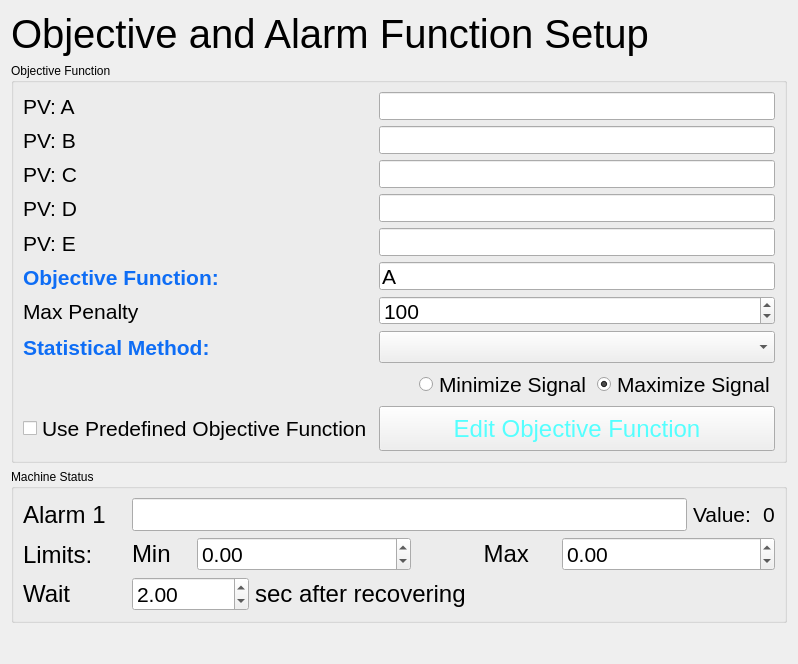
     <widget class="QWidget" name="tab3">
      <attribute name="title">
       <string>Objective Function</string>
      </attribute>
      <layout class="QVBoxLayout" name="verticalLayout_10">
       <item>
        <layout class="QVBoxLayout" name="verticalLayout_19">
         <item>
          <widget class="QLabel" name="label_18">
           <property name="sizePolicy">
            <sizepolicy hsizetype="Preferred" vsizetype="Fixed">
             <horstretch>0</horstretch>
             <verstretch>0</verstretch>
            </sizepolicy>
           </property>
           <property name="font">
            <font>
             <pointsize>30</pointsize>
            </font>
           </property>
           <property name="text">
            <string>Objective and Alarm Function Setup</string>
           </property>
           <property name="margin">
            <number>5</number>
           </property>
          </widget>
         </item>
        </layout>
       </item>
       <item>
        <widget class="QGroupBox" name="groupBox_7">
         <property name="sizePolicy">
          <sizepolicy hsizetype="Preferred" vsizetype="Preferred">
           <horstretch>0</horstretch>
           <verstretch>0</verstretch>
          </sizepolicy>
         </property>
         <property name="minimumSize">
          <size>
           <width>0</width>
           <height>0</height>
          </size>
         </property>
         <property name="maximumSize">
          <size>
           <width>16777215</width>
           <height>400</height>
          </size>
         </property>
         <property name="title">
          <string>Objective Function</string>
         </property>
         <layout class="QGridLayout" name="gridLayout_11">
          <item row="0" column="0">
           <layout class="QVBoxLayout" name="verticalLayout_15">
            <item>
             <widget class="QLabel" name="label_16">
              <property name="font">
               <font>
                <pointsize>16</pointsize>
               </font>
              </property>
              <property name="text">
               <string>PV: A</string>
              </property>
             </widget>
            </item>
            <item>
             <widget class="QLabel" name="label_19">
              <property name="font">
               <font>
                <pointsize>16</pointsize>
               </font>
              </property>
              <property name="text">
               <string>PV: B</string>
              </property>
             </widget>
            </item>
            <item>
             <widget class="QLabel" name="label_20">
              <property name="font">
               <font>
                <pointsize>16</pointsize>
               </font>
              </property>
              <property name="text">
               <string>PV: C</string>
              </property>
             </widget>
            </item>
            <item>
             <widget class="QLabel" name="label_28">
              <property name="font">
               <font>
                <pointsize>16</pointsize>
               </font>
              </property>
              <property name="text">
               <string>PV: D</string>
              </property>
             </widget>
            </item>
            <item>
             <widget class="QLabel" name="label_29">
              <property name="font">
               <font>
                <pointsize>16</pointsize>
               </font>
              </property>
              <property name="text">
               <string>PV: E</string>
              </property>
             </widget>
            </item>
            <item>
             <widget class="QLabel" name="label_21">
              <property name="font">
               <font>
                <pointsize>16</pointsize>
                <weight>75</weight>
                <bold>true</bold>
               </font>
              </property>
              <property name="styleSheet">
               <string notr="true">color: rgb(14, 109, 245);</string>
              </property>
              <property name="text">
               <string>Objective Function:</string>
              </property>
             </widget>
            </item>
            <item>
             <widget class="QLabel" name="label_26">
              <property name="font">
               <font>
                <pointsize>16</pointsize>
               </font>
              </property>
              <property name="text">
               <string>Max Penalty</string>
              </property>
             </widget>
            </item>
           </layout>
          </item>
          <item row="0" column="2">
           <layout class="QVBoxLayout" name="verticalLayout_16">
            <item>
             <widget class="QLineEdit" name="le_a">
              <property name="enabled">
               <bool>true</bool>
              </property>
              <property name="minimumSize">
               <size>
                <width>0</width>
                <height>24</height>
               </size>
              </property>
              <property name="font">
               <font>
                <pointsize>16</pointsize>
               </font>
              </property>
              <property name="text">
               <string/>
              </property>
             </widget>
            </item>
            <item>
             <widget class="QLineEdit" name="le_b">
              <property name="enabled">
               <bool>true</bool>
              </property>
              <property name="minimumSize">
               <size>
                <width>0</width>
                <height>24</height>
               </size>
              </property>
              <property name="font">
               <font>
                <pointsize>16</pointsize>
               </font>
              </property>
             </widget>
            </item>
            <item>
             <widget class="QLineEdit" name="le_c">
              <property name="enabled">
               <bool>true</bool>
              </property>
              <property name="minimumSize">
               <size>
                <width>0</width>
                <height>24</height>
               </size>
              </property>
              <property name="font">
               <font>
                <pointsize>16</pointsize>
               </font>
              </property>
             </widget>
            </item>
            <item>
             <widget class="QLineEdit" name="le_d">
              <property name="enabled">
               <bool>true</bool>
              </property>
              <property name="minimumSize">
               <size>
                <width>0</width>
                <height>24</height>
               </size>
              </property>
              <property name="font">
               <font>
                <pointsize>16</pointsize>
               </font>
              </property>
             </widget>
            </item>
            <item>
             <widget class="QLineEdit" name="le_e">
              <property name="enabled">
               <bool>true</bool>
              </property>
              <property name="minimumSize">
               <size>
                <width>0</width>
                <height>24</height>
               </size>
              </property>
              <property name="font">
               <font>
                <pointsize>16</pointsize>
               </font>
              </property>
             </widget>
            </item>
            <item>
             <widget class="QLineEdit" name="le_obf">
              <property name="enabled">
               <bool>true</bool>
              </property>
              <property name="minimumSize">
               <size>
                <width>0</width>
                <height>24</height>
               </size>
              </property>
              <property name="font">
               <font>
                <pointsize>16</pointsize>
                <weight>50</weight>
                <bold>false</bold>
               </font>
              </property>
              <property name="toolTip">
               <string>&lt;html&gt;&lt;head/&gt;&lt;body&gt;&lt;p&gt;Option 1: Type a PV here.&lt;/p&gt;&lt;p&gt;Option 2:&lt;/p&gt;&lt;p&gt;- Uncheck the &amp;quot;Use predefined Objective Function&amp;quot; box&lt;/p&gt;&lt;p&gt;- Fill in PV A...E with PVs&lt;/p&gt;&lt;p&gt;- Use as Objective Function a formula such as:&lt;/p&gt;&lt;p&gt;---- np.mean(A-B)&lt;/p&gt;&lt;p&gt;---- np.mean(A)/np.stdev(B)&lt;/p&gt;&lt;/body&gt;&lt;/html&gt;</string>
              </property>
              <property name="text">
               <string>A</string>
              </property>
             </widget>
            </item>
            <item>
             <widget class="QSpinBox" name="sb_max_pen">
              <property name="minimumSize">
               <size>
                <width>0</width>
                <height>24</height>
               </size>
              </property>
              <property name="font">
               <font>
                <pointsize>16</pointsize>
               </font>
              </property>
              <property name="minimum">
               <number>-1000</number>
              </property>
              <property name="maximum">
               <number>1000</number>
              </property>
              <property name="value">
               <number>100</number>
              </property>
             </widget>
            </item>
           </layout>
          </item>
          <item row="2" column="2">
           <layout class="QHBoxLayout" name="horizontalLayout_12">
            <item>
             <spacer name="horizontalSpacer_2">
              <property name="orientation">
               <enum>Qt::Horizontal</enum>
              </property>
              <property name="sizeHint" stdset="0">
               <size>
                <width>40</width>
                <height>20</height>
               </size>
              </property>
             </spacer>
            </item>
            <item>
             <widget class="QRadioButton" name="rb_minimize">
              <property name="font">
               <font>
                <pointsize>16</pointsize>
               </font>
              </property>
              <property name="text">
               <string>Minimize Signal</string>
              </property>
              <attribute name="buttonGroup">
               <string notr="true">buttonGroup</string>
              </attribute>
             </widget>
            </item>
            <item>
             <widget class="QRadioButton" name="rb_maximize">
              <property name="font">
               <font>
                <pointsize>16</pointsize>
               </font>
              </property>
              <property name="text">
               <string>Maximize Signal</string>
              </property>
              <property name="checked">
               <bool>true</bool>
              </property>
              <attribute name="buttonGroup">
               <string notr="true">buttonGroup</string>
              </attribute>
             </widget>
            </item>
           </layout>
          </item>
          <item row="1" column="0">
           <widget class="QLabel" name="label_38">
            <property name="font">
             <font>
              <pointsize>16</pointsize>
              <weight>75</weight>
              <bold>true</bold>
             </font>
            </property>
            <property name="styleSheet">
             <string notr="true">color: rgb(14, 109, 245);</string>
            </property>
            <property name="text">
             <string>Statistical Method:</string>
            </property>
           </widget>
          </item>
          <item row="1" column="2">
           <widget class="QComboBox" name="cb_statistics">
            <property name="minimumSize">
             <size>
              <width>0</width>
              <height>32</height>
             </size>
            </property>
           </widget>
          </item>
          <item row="3" column="0">
           <widget class="QCheckBox" name="cb_use_predef">
            <property name="font">
             <font>
              <pointsize>16</pointsize>
             </font>
            </property>
            <property name="toolTip">
             <string>If checked, it uses the Target function in the Python script given by Edit Objective Function button</string>
            </property>
            <property name="text">
             <string>Use Predefined Objective Function</string>
            </property>
            <property name="checked">
             <bool>false</bool>
            </property>
           </widget>
          </item>
          <item row="3" column="2">
           <widget class="QPushButton" name="pb_edit_obj_func">
            <property name="sizePolicy">
             <sizepolicy hsizetype="Expanding" vsizetype="Expanding">
              <horstretch>0</horstretch>
              <verstretch>0</verstretch>
             </sizepolicy>
            </property>
            <property name="minimumSize">
             <size>
              <width>0</width>
              <height>45</height>
             </size>
            </property>
            <property name="font">
             <font>
              <pointsize>18</pointsize>
             </font>
            </property>
            <property name="cursor">
             <cursorShape>ForbiddenCursor</cursorShape>
            </property>
            <property name="styleSheet">
             <string notr="true">color: rgb(85, 255, 255); font-size: 18pt;</string>
            </property>
            <property name="text">
             <string>Edit Objective Function</string>
            </property>
           </widget>
          </item>
         </layout>
        </widget>
       </item>
       <item>
        <widget class="QGroupBox" name="groupBox_6">
         <property name="enabled">
          <bool>true</bool>
         </property>
         <property name="maximumSize">
          <size>
           <width>16777215</width>
           <height>200</height>
          </size>
         </property>
         <property name="toolTip">
          <string>Useful to interrupt the scan in case a PV defined by &quot;Alarm 1&quot; goes out of range defined by limits.</string>
         </property>
         <property name="title">
          <string>Machine Status</string>
         </property>
         <layout class="QGridLayout" name="gridLayout_10">
          <item row="0" column="0">
           <layout class="QHBoxLayout" name="horizontalLayout_5">
            <item>
             <layout class="QVBoxLayout" name="verticalLayout_13">
              <item>
               <widget class="QLabel" name="label_13">
                <property name="maximumSize">
                 <size>
                  <width>16777215</width>
                  <height>16777215</height>
                 </size>
                </property>
                <property name="font">
                 <font>
                  <pointsize>18</pointsize>
                 </font>
                </property>
                <property name="text">
                 <string>Alarm 1</string>
                </property>
               </widget>
              </item>
              <item>
               <widget class="QLabel" name="label_14">
                <property name="maximumSize">
                 <size>
                  <width>16777215</width>
                  <height>16777215</height>
                 </size>
                </property>
                <property name="font">
                 <font>
                  <pointsize>18</pointsize>
                 </font>
                </property>
                <property name="text">
                 <string>Limits:     </string>
                </property>
               </widget>
              </item>
              <item>
               <widget class="QLabel" name="label_15">
                <property name="maximumSize">
                 <size>
                  <width>16777215</width>
                  <height>16777215</height>
                 </size>
                </property>
                <property name="font">
                 <font>
                  <pointsize>18</pointsize>
                 </font>
                </property>
                <property name="text">
                 <string>Wait</string>
                </property>
               </widget>
              </item>
             </layout>
            </item>
            <item>
             <layout class="QVBoxLayout" name="verticalLayout_14">
              <item>
               <layout class="QHBoxLayout" name="horizontalLayout_9">
                <item>
                 <widget class="QLineEdit" name="le_alarm">
                  <property name="font">
                   <font>
                    <pointsize>16</pointsize>
                   </font>
                  </property>
                 </widget>
                </item>
                <item>
                 <widget class="QLabel" name="label_12">
                  <property name="text">
                   <string>&lt;html&gt;&lt;head/&gt;&lt;body&gt;&lt;p&gt;&lt;span style=&quot; font-size:16pt;&quot;&gt;Value:    &lt;/span&gt;&lt;/p&gt;&lt;/body&gt;&lt;/html&gt;</string>
                  </property>
                 </widget>
                </item>
                <item>
                 <widget class="QLabel" name="label_alarm">
                  <property name="font">
                   <font>
                    <pointsize>16</pointsize>
                   </font>
                  </property>
                  <property name="text">
                   <string>&lt;html&gt;&lt;head/&gt;&lt;body&gt;&lt;p&gt;&lt;span style=&quot; font-size:16pt;&quot;&gt;0&lt;/span&gt;&lt;/p&gt;&lt;/body&gt;&lt;/html&gt;</string>
                  </property>
                 </widget>
                </item>
               </layout>
              </item>
              <item>
               <layout class="QHBoxLayout" name="horizontalLayout_6">
                <item>
                 <widget class="QLabel" name="label_17">
                  <property name="maximumSize">
                   <size>
                    <width>16777215</width>
                    <height>16777215</height>
                   </size>
                  </property>
                  <property name="font">
                   <font>
                    <pointsize>18</pointsize>
                   </font>
                  </property>
                  <property name="text">
                   <string>Min   </string>
                  </property>
                 </widget>
                </item>
                <item>
                 <widget class="QDoubleSpinBox" name="sb_alarm_min">
                  <property name="sizePolicy">
                   <sizepolicy hsizetype="Expanding" vsizetype="Fixed">
                    <horstretch>0</horstretch>
                    <verstretch>0</verstretch>
                   </sizepolicy>
                  </property>
                  <property name="font">
                   <font>
                    <pointsize>16</pointsize>
                   </font>
                  </property>
                  <property name="locale">
                   <locale language="English" country="UnitedStates"/>
                  </property>
                  <property name="minimum">
                   <double>-99999999.989999994635582</double>
                  </property>
                  <property name="maximum">
                   <double>99999999.989999994635582</double>
                  </property>
                  <property name="singleStep">
                   <double>0.100000000000000</double>
                  </property>
                  <property name="value">
                   <double>0.000000000000000</double>
                  </property>
                 </widget>
                </item>
                <item>
                 <widget class="QLabel" name="label_22">
                  <property name="maximumSize">
                   <size>
                    <width>16777215</width>
                    <height>16777215</height>
                   </size>
                  </property>
                  <property name="font">
                   <font>
                    <pointsize>18</pointsize>
                   </font>
                  </property>
                  <property name="text">
                   <string>          Max    </string>
                  </property>
                 </widget>
                </item>
                <item>
                 <widget class="QDoubleSpinBox" name="sb_alarm_max">
                  <property name="sizePolicy">
                   <sizepolicy hsizetype="Expanding" vsizetype="Fixed">
                    <horstretch>0</horstretch>
                    <verstretch>0</verstretch>
                   </sizepolicy>
                  </property>
                  <property name="font">
                   <font>
                    <pointsize>16</pointsize>
                   </font>
                  </property>
                  <property name="locale">
                   <locale language="English" country="UnitedStates"/>
                  </property>
                  <property name="minimum">
                   <double>-99999999.989999994635582</double>
                  </property>
                  <property name="maximum">
                   <double>99999999.989999994635582</double>
                  </property>
                  <property name="singleStep">
                   <double>0.100000000000000</double>
                  </property>
                 </widget>
                </item>
               </layout>
              </item>
              <item>
               <layout class="QHBoxLayout" name="horizontalLayout_10">
                <item>
                 <widget class="QDoubleSpinBox" name="sb_alarm_timeout">
                  <property name="sizePolicy">
                   <sizepolicy hsizetype="Expanding" vsizetype="Fixed">
                    <horstretch>0</horstretch>
                    <verstretch>0</verstretch>
                   </sizepolicy>
                  </property>
                  <property name="font">
                   <font>
                    <pointsize>16</pointsize>
                   </font>
                  </property>
                  <property name="locale">
                   <locale language="English" country="UnitedStates"/>
                  </property>
                  <property name="minimum">
                   <double>0.000000000000000</double>
                  </property>
                  <property name="maximum">
                   <double>100.000000000000000</double>
                  </property>
                  <property name="singleStep">
                   <double>0.100000000000000</double>
                  </property>
                  <property name="value">
                   <double>2.000000000000000</double>
                  </property>
                 </widget>
                </item>
                <item>
                 <widget class="QLabel" name="label_24">
                  <property name="maximumSize">
                   <size>
                    <width>16777215</width>
                    <height>16777215</height>
                   </size>
                  </property>
                  <property name="font">
                   <font>
                    <pointsize>18</pointsize>
                   </font>
                  </property>
                  <property name="text">
                   <string>sec after recovering                             </string>
                  </property>
                 </widget>
                </item>
                <item>
                 <spacer name="horizontalSpacer">
                  <property name="orientation">
                   <enum>Qt::Horizontal</enum>
                  </property>
                  <property name="sizeHint" stdset="0">
                   <size>
                    <width>40</width>
                    <height>20</height>
                   </size>
                  </property>
                 </spacer>
                </item>
               </layout>
              </item>
             </layout>
            </item>
           </layout>
          </item>
         </layout>
        </widget>
       </item>
       <item>
        <spacer name="verticalSpacer">
         <property name="orientation">
          <enum>Qt::Vertical</enum>
         </property>
         <property name="sizeHint" stdset="0">
          <size>
           <width>20</width>
           <height>30</height>
          </size>
         </property>
        </spacer>
       </item>
      </layout>
     </widget>
